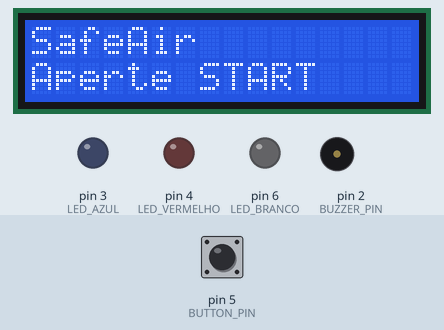
This sketch was run on a simulated Arduino Uno, built with avr-gcc and run on an emulated ATmega328P. Parts: 16×2 character LCD, output pins drawn as LEDs (lit = HIGH), buzzer (waves = sounding, pin HIGH). The test bench sets the inputs (shaded band); at power-on: pin 5 (BUTTON_PIN) HIGH. Random numbers use the default seed unless the sketch sets one; what the sketch prints to the serial monitor is not drawn.

Above: at 1.2 s.
1.3 s: pin 5 (BUTTON_PIN) pulled LOW for 3.2 s
At 8.5 s:
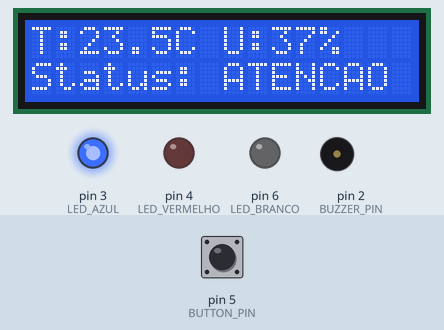
At 10.9 s:
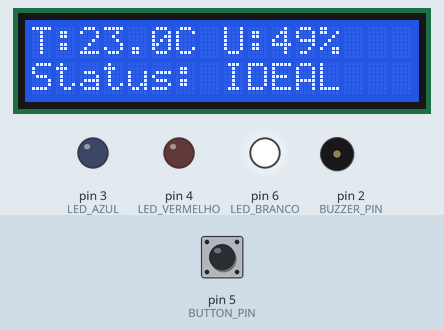
Timing chart, 0 to 20.1 s (numbered marks = the images above; inputs shaded):
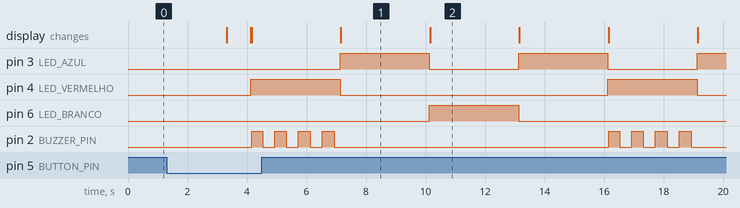

Measured:
- after the input at 1.3 s, pin 3 (LED_AZUL): alternates HIGH for 3.0 s and LOW for 3.0 s, starting after 5.8 s; pin 4 (LED_VERMELHO): alternates HIGH for 3.0 s and LOW for 9.0 s, starting after 2.8 s
- what the display in image 1 shows lasts 3.0 s, from 7.2 s to 10.2 s

The sketch:

SafeAir.ino
```cpp
/*
 * =====================================================================
 *  SafeAir - Monitor de Qualidade Ambiental para Pessoas com Problemas
 *  Respiratorios
 *  Projeto de Fisica Experimental III
 * =====================================================================
 *
 *  Hardware:
 *   - Arduino Uno
 *   - Sensor DHT11 (3 pinos)      -> pino digital 7
 *   - LCD 16x2 com modulo I2C     -> SDA/SCL (A4/A5 no Uno)
 *   - LED azul (ATENCAO)          -> pino 3
 *   - LED vermelho (CRITICO)      -> pino 4
 *   - LED branco (IDEAL)          -> pino 6
 *   - Buzzer ativo                -> pino 2
 *   - Push button (START)         -> pino 5
 *
 *  Formato enviado pela Serial (9600 baud), uma linha por leitura:
 *      temperatura,umidade,status
 *  Exemplo:
 *      25.3,42,IDEAL
 *      26.1,28,CRITICO
 *
 *  Modos de operacao (a partir da tela "Aperte START"):
 *   - Toque rapido no botao  -> Modo NORMAL (le o DHT11 de verdade)
 *   - Segurar o botao por 2s -> Modo DEMO (simula os 4 niveis de risco
 *     automaticamente a cada poucos segundos, sem depender da umidade
 *     real do ambiente - util para testar o dashboard e apresentacoes)
 * =====================================================================
 */

#include <Wire.h>
#include <LiquidCrystal_I2C.h>
#include <DHT.h>

// ---------------------------------------------------------------------
// Configuracao de pinos
// ---------------------------------------------------------------------
#define DHT_PIN     7
#define DHT_TYPE    DHT11

#define LED_AZUL    3   // Atencao
#define LED_VERMELHO 4  // Critico
#define LED_BRANCO  6   // Ideal
#define BUZZER_PIN  2
#define BUTTON_PIN  5

// ---------------------------------------------------------------------
// Configuracao do LCD I2C
// Endereco mais comum e 0x27. Se o LCD nao funcionar, tente 0x3F.
// ---------------------------------------------------------------------
LiquidCrystal_I2C lcd(0x27, 16, 2);

DHT dht(DHT_PIN, DHT_TYPE);

// ---------------------------------------------------------------------
// Variaveis de controle
// ---------------------------------------------------------------------
enum ModoOperacao { AGUARDANDO, NORMAL, DEMO };
ModoOperacao modo = AGUARDANDO;

bool botaoEstavaPressionado = false;
unsigned long inicioPressao = 0;
const unsigned long LIMITE_DEMO = 2000; // segurar por 2s entra em modo DEMO

unsigned long ultimaLeitura = 0;
const unsigned long INTERVALO_LEITURA = 2000; // DHT11 exige >= 1s entre leituras
const unsigned long INTERVALO_DEMO = 3000;    // troca de cenario no modo demo

unsigned long ultimoToggleBuzzer = 0;
const unsigned long INTERVALO_BUZZER = 400; // piscar/bipar em estado critico
bool buzzerLigado = false;

// Cenarios simulados no modo DEMO: um para cada faixa de status
const float DEMO_TEMPERATURA[] = {26.5, 24.0, 23.0, 25.0};
const float DEMO_UMIDADE[]     = {22,   35,   50,   75};
const int NUM_CENARIOS_DEMO = 4;
int indiceCenarioDemo = 0;

// ---------------------------------------------------------------------
// setup()
// ---------------------------------------------------------------------
void setup() {
  Serial.begin(9600);

  pinMode(LED_AZUL, OUTPUT);
  pinMode(LED_VERMELHO, OUTPUT);
  pinMode(LED_BRANCO, OUTPUT);
  pinMode(BUZZER_PIN, OUTPUT);
  pinMode(BUTTON_PIN, INPUT_PULLUP); // botao ligado ao GND, pressionado = LOW

  desligarTudo();

  lcd.init();
  lcd.backlight();

  dht.begin();
  randomSeed(analogRead(A0)); // semente para variar os valores no modo DEMO

  telaInicial();
}

// ---------------------------------------------------------------------
// loop()
// ---------------------------------------------------------------------
void loop() {
  unsigned long agora = millis();

  if (modo == AGUARDANDO) {
    detectarBotao();
    return;
  }

  if (modo == DEMO) {
    loopDemo(agora);
    return;
  }

  // modo == NORMAL ----------------------------------------------------

  // Le o sensor periodicamente, sem travar o loop com delay()
  if (agora - ultimaLeitura >= INTERVALO_LEITURA) {
    ultimaLeitura = agora;
    lerEExibir();
  }

  // Mantem o buzzer piscando enquanto o status for CRITICO
  atualizarBuzzer(agora);
}

// ---------------------------------------------------------------------
// Detecta toque rapido (Modo NORMAL) ou pressao longa >= 2s (Modo DEMO)
// no botao START, de forma nao bloqueante
// ---------------------------------------------------------------------
void detectarBotao() {
  bool pressionado = (digitalRead(BUTTON_PIN) == LOW);

  if (pressionado && !botaoEstavaPressionado) {
    // borda de descida: inicio do toque
    inicioPressao = millis();
    botaoEstavaPressionado = true;
  }

  if (pressionado && botaoEstavaPressionado) {
    if (millis() - inicioPressao >= LIMITE_DEMO) {
      modo = DEMO;
      botaoEstavaPressionado = false;
      lcd.clear();
      lcd.setCursor(0, 0);
      lcd.print("Modo DEMO");
      lcd.setCursor(0, 1);
      lcd.print("Simulando...");
      delay(800); // splash rapido, apenas na transicao
      lcd.clear();
    }
    return;
  }

  if (!pressionado && botaoEstavaPressionado) {
    // borda de subida: soltou o botao
    unsigned long duracao = millis() - inicioPressao;
    botaoEstavaPressionado = false;

    if (duracao >= 50) { // debounce simples
      modo = NORMAL;
      lcd.clear();
    }
  }
}

// ---------------------------------------------------------------------
// Modo DEMO: cicla pelos 4 cenarios de risco automaticamente,
// reaproveitando toda a logica de LEDs/LCD/buzzer/serial do modo normal
// ---------------------------------------------------------------------
void loopDemo(unsigned long agora) {
  if (agora - ultimaLeitura >= INTERVALO_DEMO) {
    ultimaLeitura = agora;

    float umidade = DEMO_UMIDADE[indiceCenarioDemo] + random(-2, 3);
    float temperatura = DEMO_TEMPERATURA[indiceCenarioDemo] + (random(-5, 6) / 10.0);

    String status = classificarStatus(umidade);

    atualizarLEDs(status);
    atualizarLCD(temperatura, umidade, status);
    enviarSerial(temperatura, umidade, status);

    indiceCenarioDemo = (indiceCenarioDemo + 1) % NUM_CENARIOS_DEMO;
  }

  atualizarBuzzer(agora);
}

// ---------------------------------------------------------------------
// Mostra a tela inicial no LCD (SafeAir / Aperte START)
// ---------------------------------------------------------------------
void telaInicial() {
  lcd.clear();
  lcd.setCursor(0, 0);
  lcd.print("SafeAir");
  lcd.setCursor(0, 1);
  lcd.print("Aperte START");
}

// ---------------------------------------------------------------------
// Le o DHT11, classifica o ambiente, atualiza LCD/LEDs/buzzer
// e envia a leitura pela Serial
// ---------------------------------------------------------------------
void lerEExibir() {
  float umidade = dht.readHumidity();
  float temperatura = dht.readTemperature();

  // Se a leitura falhar, o DHT11 retorna NaN - ignoramos esse ciclo
  if (isnan(umidade) || isnan(temperatura)) {
    lcd.setCursor(0, 0);
    lcd.print("Erro no sensor  ");
    lcd.setCursor(0, 1);
    lcd.print("Verifique DHT11 ");
    return;
  }

  String status = classificarStatus(umidade);

  atualizarLEDs(status);
  atualizarLCD(temperatura, umidade, status);
  enviarSerial(temperatura, umidade, status);
}

// ---------------------------------------------------------------------
// Classifica o status do ambiente de acordo com a umidade relativa
// ---------------------------------------------------------------------
String classificarStatus(float umidade) {
  if (umidade < 30) {
    return "CRITICO";     // umidade muito baixa - risco respiratorio alto
  } else if (umidade < 40) {
    return "ATENCAO";     // umidade um pouco baixa
  } else if (umidade <= 60) {
    return "IDEAL";       // faixa ideal de umidade
  } else {
    return "ALTA";        // umidade alta
  }
}

// ---------------------------------------------------------------------
// Liga o LED correspondente ao status e desliga os demais
// ---------------------------------------------------------------------
void atualizarLEDs(String status) {
  digitalWrite(LED_AZUL, LOW);
  digitalWrite(LED_VERMELHO, LOW);
  digitalWrite(LED_BRANCO, LOW);

  if (status == "CRITICO") {
    digitalWrite(LED_VERMELHO, HIGH);
  } else if (status == "ATENCAO" || status == "ALTA") {
    digitalWrite(LED_AZUL, HIGH);
  } else if (status == "IDEAL") {
    digitalWrite(LED_BRANCO, HIGH);
  }

  // Se nao estiver mais em estado critico, garante que o buzzer desligue
  if (status != "CRITICO") {
    digitalWrite(BUZZER_PIN, LOW);
    buzzerLigado = false;
  }
}

// ---------------------------------------------------------------------
// Faz o buzzer piscar (bipar) periodicamente enquanto o LED vermelho
// estiver aceso, sem usar delay() (nao bloqueante)
// ---------------------------------------------------------------------
void atualizarBuzzer(unsigned long agora) {
  bool emCritico = digitalRead(LED_VERMELHO) == HIGH;

  if (!emCritico) {
    return;
  }

  if (agora - ultimoToggleBuzzer >= INTERVALO_BUZZER) {
    ultimoToggleBuzzer = agora;
    buzzerLigado = !buzzerLigado;
    digitalWrite(BUZZER_PIN, buzzerLigado ? HIGH : LOW);
  }
}

// ---------------------------------------------------------------------
// Atualiza o LCD com temperatura, umidade e status
// ---------------------------------------------------------------------
void atualizarLCD(float temperatura, float umidade, String status) {
  lcd.setCursor(0, 0);
  lcd.print("T:");
  lcd.print(temperatura, 1);
  lcd.print("C U:");
  lcd.print((int)umidade);
  lcd.print("%  "); // espacos para limpar caracteres residuais

  lcd.setCursor(0, 1);
  lcd.print("Status: ");
  lcd.print(status);
  lcd.print("   "); // espacos para limpar caracteres residuais
}

// ---------------------------------------------------------------------
// Envia a leitura pela Serial no formato: temperatura,umidade,status
// ---------------------------------------------------------------------
void enviarSerial(float temperatura, float umidade, String status) {
  Serial.print(temperatura, 1);
  Serial.print(",");
  Serial.print((int)umidade);
  Serial.print(",");
  Serial.println(status);
}

// ---------------------------------------------------------------------
// Desliga LEDs e buzzer (usado na inicializacao)
// ---------------------------------------------------------------------
void desligarTudo() {
  digitalWrite(LED_AZUL, LOW);
  digitalWrite(LED_VERMELHO, LOW);
  digitalWrite(LED_BRANCO, LOW);
  digitalWrite(BUZZER_PIN, LOW);
}
```
